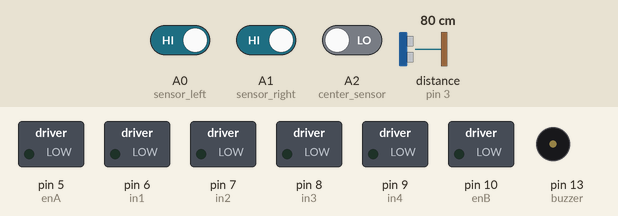
Recording of a sketch running on a simulated Arduino Uno, built with avr-gcc and run on an emulated ATmega328P. Shown: switched loads named in the sketch (green lamp = pin HIGH), buzzer (waves = sounding, pin HIGH). Wiring (inferred from the names in the program): ultrasonic range finder: trigger pin 2; echo pin 3. The test bench sets the inputs (shaded band); at power-on: distance to the obstacle (sensor on pin 3) 80 cm, A0 (sensor_left) HIGH, A1 (sensor_right) HIGH, A2 (center_sensor) LOW. The echo pulse lasts 58.3 µs per cm; pins used as bus, display or sensor lines are not drawn.

Above: at 1.2 s.
1.3 s: distance to the obstacle (sensor on pin 3) set to 23 cm
2.8 s: distance to the obstacle (sensor on pin 3) set to 20 cm
At 3.3 s:
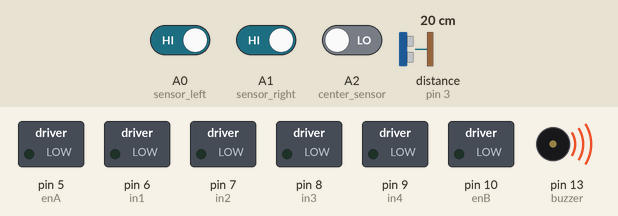
4.3 s: A0 (sensor_left) driven LOW
At 5.5 s:
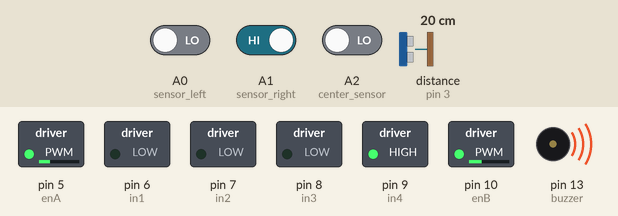
5.8 s: distance to the obstacle (sensor on pin 3) set to 35 cm
At 6.9 s:
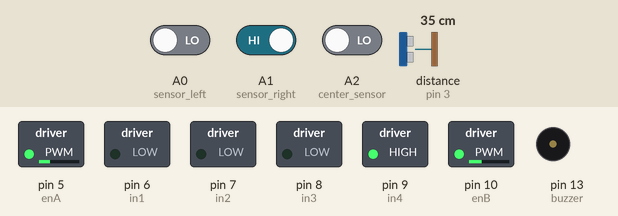
7.3 s: distance to the obstacle (sensor on pin 3) set to 18 cm
At 8.0 s:
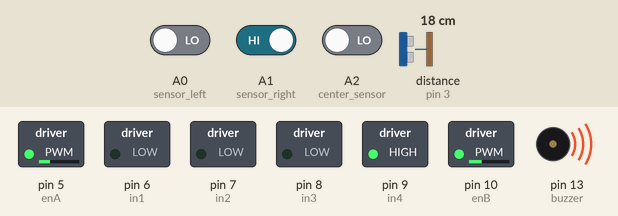
8.8 s: distance to the obstacle (sensor on pin 3) set to 60 cm
At 9.2 s:
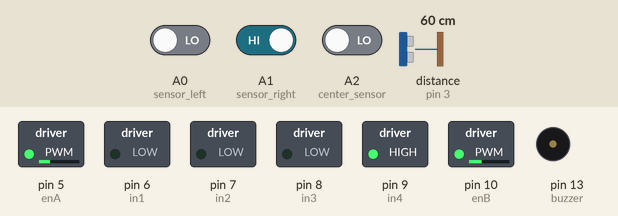
Timing chart, 0 to 11.3 s (numbered marks = the images above; inputs shaded):
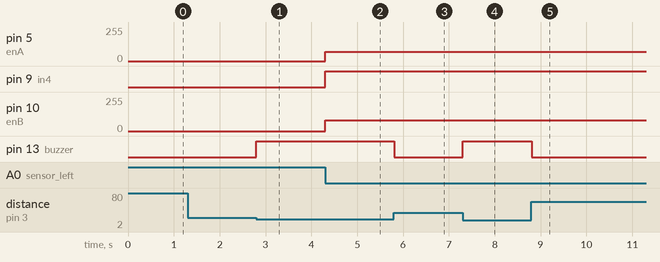

Measured:
- the behaviour switches between 22 and 21 cm on distance to the obstacle (sensor on pin 3) (found by bisection; images 0 and 1)
- after the input at 1.3 s, every drawn part: stays the same
- after the input at 2.8 s, pin 13 (buzzer): LOW → HIGH at once
- after the input at 4.3 s, pin 5 (enA): 0/255 → 70/255 at once; pin 9 (in4): LOW → HIGH at once; pin 10 (enB): 0/255 → 80/255 at once
- after the input at 5.8 s, pin 13 (buzzer): HIGH → LOW at once
- after the input at 7.3 s, pin 13 (buzzer): LOW → HIGH at once
- after the input at 8.8 s, pin 13 (buzzer): HIGH → LOW at once

The sketch:

Z_Car_Mist.ino
```cpp
/*  Car Variables  */

 /********Motor A ***************/
  int enA = 5;
  int in1 = 6 ;
  int in2 = 7 ;

 /********Motor B ***************/
  int enB = 10 ;
  int in3 = 8 ;
  int in4 = 9 ;


 /*** line sensors init ***/
  int sensor_left   = A0 ;//4  ;
  int center_sensor = A2 ;
  int sensor_right  = A1 ;//3 ;

 /*** ultrasonic sensor ***/

  int echo_pin = 3  ;
  int trig_pin = 2 ;

  long duration ;
  long distance ;


 /*** buzzer sensor ***/

 int buzzer = 13 ;

 void setup() {

  /*** Sensing Line ***/
  pinMode(sensor_left , INPUT);
  pinMode(center_sensor , INPUT);
  pinMode(sensor_right , INPUT);

   /*** init Motor A***/

    pinMode(enA, OUTPUT);
    pinMode(in1, OUTPUT);
    pinMode(in2, OUTPUT);

  /*** init Motor B***/

    pinMode(enB, OUTPUT);
    pinMode(in3, OUTPUT);
    pinMode(in4, OUTPUT);

    /*** init ULTRASONIC ***/
   pinMode(trig_pin ,OUTPUT) ;
   pinMode(echo_pin , INPUT) ;

    /*** init buzzer ***/

    pinMode(buzzer , OUTPUT);

  Serial.begin(9600);

}


 void StopingCar(){

     digitalWrite(in1, LOW);
     digitalWrite(in2, LOW);
     analogWrite(enA,0);

     digitalWrite(in3, LOW);
     digitalWrite(in4, LOW);
     analogWrite(enB,0);

   }

    void turnLeft(int speed){

      digitalWrite(in1, LOW);
      digitalWrite(in2, HIGH);

      digitalWrite(in3, LOW);
      digitalWrite(in4, LOW); // a mettre HIGH pour que les roux ne s'arretront pas
      analogWrite(enA,speed + 10);  // to rotate
      analogWrite(enB,speed);

    }

    void turnRight(int speed){

      digitalWrite(in1, LOW);
      digitalWrite(in2, LOW); // a mettre HIGH pour que les roux ne s'arretront pas
      digitalWrite(in3, LOW);
      digitalWrite(in4, HIGH);
      analogWrite(enA,speed);
      analogWrite(enB,speed+10); //to rotate
     }

    void MoveForward(int speed){

      digitalWrite(in1, LOW);
      digitalWrite(in2, HIGH);
      analogWrite(enA,speed);

      digitalWrite(in3, LOW);
      digitalWrite(in4, HIGH);
      analogWrite(enB,speed);

      }


void loop() {

    digitalWrite(trig_pin , LOW);
    delayMicroseconds(2);
    digitalWrite(trig_pin , HIGH);
    delayMicroseconds(10);
    digitalWrite(trig_pin , LOW);

    duration = pulseIn(echo_pin,HIGH);
    distance = (duration / 2) * 0.0343 ;


  if(distance <= 10){

    digitalWrite(buzzer ,LOW) ;
    StopingCar() ;
   // Serial.println("stoping car and distance is : " + distance) ;
    }

  if (distance > 10 &&  distance  <= 20){

       digitalWrite(buzzer ,HIGH) ;

       if (( digitalRead(sensor_left) == 0)&&( digitalRead(center_sensor) == 1)&&( digitalRead(sensor_right) == 0)){  MoveForward(60);}

      if (( digitalRead(sensor_left) == 1)&&( digitalRead(center_sensor) == 1)&&( digitalRead(sensor_right) == 0)){  turnLeft(70);   }

      if (( digitalRead(sensor_left) == 1)&&( digitalRead(center_sensor) == 0)&&( digitalRead(sensor_right) == 0)){  turnLeft(70);   }

      if (( digitalRead(sensor_left) == 0)&&( digitalRead(center_sensor) == 1)&&( digitalRead(sensor_right) == 1)){  turnRight(70);  }

      if (( digitalRead(sensor_left) == 0)&&( digitalRead(center_sensor) == 0)&&( digitalRead(sensor_right) == 1)){  turnRight(70);  }
      //cas de low low low

     //   Serial.println("moving car with buzzer on and distance is : " + distance) ;

    }

  if ( distance > 20){

    //same code for controlling the car + stoping buzzer

     digitalWrite(buzzer ,LOW) ;

      if (( digitalRead(sensor_left) == 0)&&( digitalRead(center_sensor) == 1)&&( digitalRead(sensor_right) == 0)){  MoveForward(60);}

      if (( digitalRead(sensor_left) == 1)&&( digitalRead(center_sensor) == 1)&&( digitalRead(sensor_right) == 0)){  turnLeft(70);   }

      if (( digitalRead(sensor_left) == 1)&&( digitalRead(center_sensor) == 0)&&( digitalRead(sensor_right) == 0)){  turnLeft(70);   }

      if (( digitalRead(sensor_left) == 0)&&( digitalRead(center_sensor) == 1)&&( digitalRead(sensor_right) == 1)){  turnRight(70);  }

      if (( digitalRead(sensor_left) == 0)&&( digitalRead(center_sensor) == 0)&&( digitalRead(sensor_right) == 1)){  turnRight(70);  }

       //       Serial.println("moving car with buzzer off and distance is : " + distance) ;


    }


}
```
